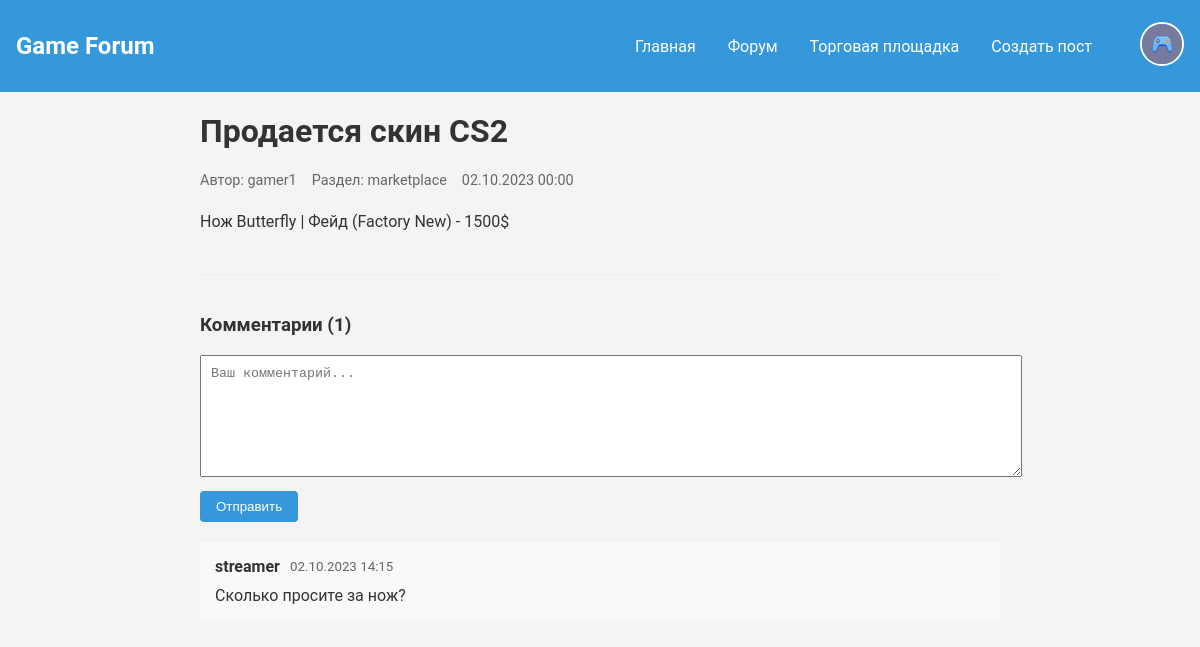
The app's page /post/2 (signed in) with its own data.
### app.py (models this page shows, shortened)
class Post(db.Model):
    __tablename__ = 'post'
    id = db.Column(db.Integer, primary_key=True)
    title = db.Column(db.String(100), nullable=False)
    content = db.Column(db.Text, nullable=False)
    user_id = db.Column(db.Integer, db.ForeignKey('user.id'), nullable=False)
    section = db.Column(db.String(20))
    price = db.Column(db.Float, nullable=True)
    created_at = db.Column(db.DateTime, default=datetime.utcnow)
    views = db.Column(db.Integer, default=0)
    comments = db.relationship('Comment', backref='post', lazy=True, cascade='all, delete-orphan')
    images = db.relationship('Image', backref='post', lazy=True, cascade='all, delete-orphan')

class User(UserMixin, db.Model):
    __tablename__ = 'user'
    id = db.Column(db.Integer, primary_key=True)
    username = db.Column(db.String(80), unique=True, nullable=False)
    password_hash = db.Column(db.String(128), nullable=False)
    posts = db.relationship('Post', backref='author', lazy=True, cascade='all, delete-orphan')
    comments = db.relationship('Comment', backref='author', lazy=True)

class Comment(db.Model):
    __tablename__ = 'comment'
    id = db.Column(db.Integer, primary_key=True)
    text = db.Column(db.Text, nullable=False)
    created_at = db.Column(db.DateTime, default=datetime.utcnow)
    user_id = db.Column(db.Integer, db.ForeignKey('user.id'), nullable=False)
    post_id = db.Column(db.Integer, db.ForeignKey('post.id'), nullable=False)

### app.py (the view)
@app.route('/post/<int:post_id>')
def post_detail(post_id):
    post = Post.query.get_or_404(post_id)
    post.views = post.views + 1 if post.views else 1
    db.session.commit()
    return render_template('post_detail.html', post=post)

### app.py (called while the page is built)
@login_manager.user_loader
def load_user(user_id):
    return User.query.get(int(user_id))

### templates/post_detail.html (shortened to what this page needs)
{% extends "base.html" %}
{% block content %}
<div class="post-container">
    <div class="post-header">
        <h1>{{ post.title }}</h1>
        <div class="post-meta">
            <span>Автор: {{ post.author.username }}</span>
            <span>Раздел: {{ post.section }}</span>
            <span>{{ post.created_at.strftime('%d.%m.%Y %H:%M') }}</span>
        </div>
    </div>
    <div class="post-content">
        {{ post.content|safe }}
    </div>
    <div class="comments-section">
        <h3>Комментарии ({{ post.comments|length }})</h3>
        {% if current_user.is_authenticated %}
        <form method="POST" action="{{ url_for('add_comment', post_id=post.id) }}" class="comment-form">
            <textarea name="text" required placeholder="Ваш комментарий..."></textarea>
            <button type="submit" class="btn">Отправить</button>
        </form>
        {% else %}
        <p><a href="{{ url_for('login') }}">Войдите</a>, чтобы оставить комментарий</p>
        {% endif %}
        <div class="comments-list">
            {% for comment in post.comments %}
            <div class="comment">
                <div class="comment-header">
                    <strong>{{ comment.author.username }}</strong>
                    <small>{{ comment.created_at.strftime('%d.%m.%Y %H:%M') }}</small>
                </div>
                <div class="comment-text">{{ comment.text }}</div>
            </div>
            {% else %}
            <p>Пока нет комментариев</p>
            {% endfor %}
        </div>
{% endblock %}

### static/style.css (style rules this page uses)
:root { --primary-color: #3498db; --success-color: #2ecc71; --error-color: #e74c3c; --background-color: #f4f4f4; --text-color: #333; --header-color: #2c3e50; }
body { background-color: var(--background-color); color: var(--text-color); font-family: 'Roboto', sans-serif; margin: 0; padding: 0; }
.btn { background-color: var(--primary-color); color: white; padding: 0.5rem 1rem; border: none; border-radius: 4px; cursor: pointer; transition: 0.3s; }
.post-content { line-height: 1.6; font-size: 16px; }

### templates/post_detail.html (style rules this page uses)
.post-container { max-width: 800px; margin: 0 auto; padding: 20px; }
.post-header h1 { margin-top: 0; }
.post-meta { display: flex; gap: 15px; margin: 10px 0; color: #666; font-size: 0.9em; }
.post-content { line-height: 1.6; margin: 20px 0; }
.comments-section { margin-top: 40px; padding-top: 20px; border-top: 1px solid #eee; }
.comment-form textarea { width: 100%; min-height: 100px; padding: 10px; margin-bottom: 10px; }
.comments-list { margin-top: 20px; }
.comment { padding: 15px; margin-bottom: 15px; background: #f9f9f9; border-radius: 4px; }
.comment-header { display: flex; align-items: center; margin-bottom: 10px; }
.comment-header strong { margin-right: 10px; }
.comment-header small { color: #666; }

### records on screen
Post: title "Продается скин CS2", section "marketplace", created_at "02.10.2023 00:00", content "Нож Butterfly | Фейд (Factory New) - 1500$"
User: author.username "gamer1"
Comment: author.username "streamer", created_at "02.10.2023 14:15", text "Сколько просите за нож?"

### other values on screen
{{ post.comments|length }} "1"
